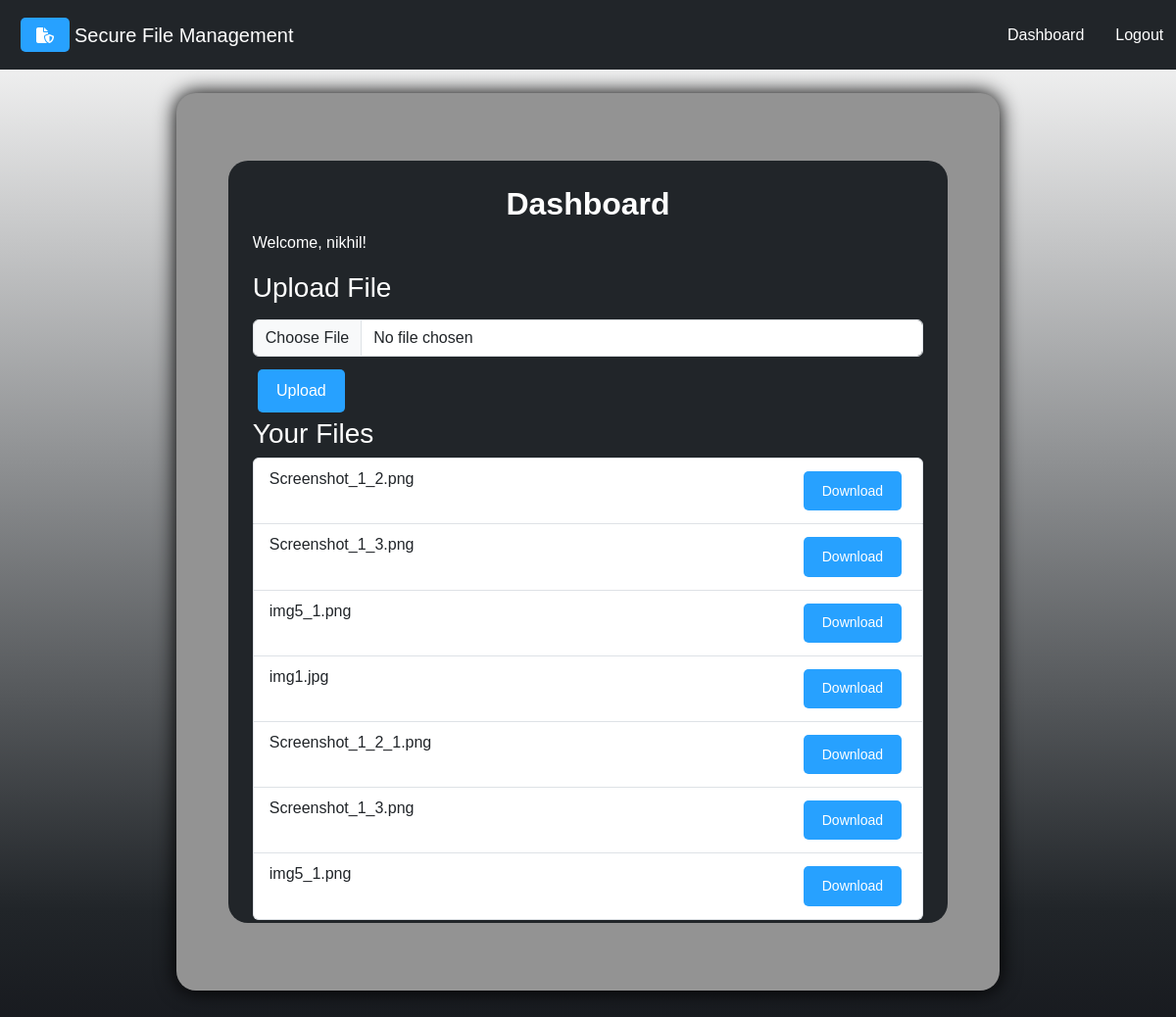
The page /dashboard (signed in) on the database its author committed.
### models.py (models this page shows)
class User(db.Model, UserMixin):
    id = db.Column(db.Integer, primary_key=True)
    username = db.Column(db.String(100), unique=True, nullable=False)
    email = db.Column(db.String(100), unique=True, nullable=False)
    password = db.Column(db.String(100), nullable=False)

class File(db.Model):
    id = db.Column(db.Integer, primary_key=True)
    filename = db.Column(db.String(255), nullable=False)
    user_id = db.Column(
        db.Integer, db.ForeignKey("user.id", name="fk_file_user"), nullable=False
    )
    encrypted_filename = db.Column(db.String(255), nullable=False)
    upload_date = db.Column(db.DateTime, default=lambda: datetime.now(timezone.utc))
    token = db.Column(
        db.String(64), unique=True, nullable=True
    )  # Unique token for access
    token_expiration = db.Column(
        db.DateTime(timezone=True), nullable=True
    )  # ✅ Fixed (Aware)

### app.py (the view)
@app.route("/dashboard")
@login_required
def dashboard():
    files = File.query.filter_by(user_id=current_user.id).all()
    return render_template("dashboard.html", files=files)

### app.py (called while the page is built)
@login_manager.user_loader
def load_user(user_id):
    return User.query.get(int(user_id))

### templates/dashboard.html (shortened to what this page needs)
{% extends 'base.html' %}
{% block navbar %}
<nav class="navbar navbar-expand-lg navbar-dark bg-dark">
    <a class="navbar-brand" href="{{ url_for('index') }}">
        <i class="fa-solid fa-file-shield btn btn-danger text-white px-3"></i> Secure File Management
    </a>
     <a style="    margin-left: 65%;" href="{{ url_for('dashboard') }}">Dashboard</a>
                    <a  href="{{ url_for('logout') }}">Logout</a>
</nav>
{% endblock %}
{% block content %}
<div class="dashboard-container">
    <h2>Dashboard</h2>
    <p>Welcome, {{ current_user.username }}!</p>
    <h3>Upload File</h3>
    <form action="{{ url_for('upload_file') }}" method="POST" enctype="multipart/form-data">
        <input type="file" name="file" class="form-control mb-2">
        <button type="submit" class="btn btn-primary">Upload</button>
    </form>
    <h3>Your Files</h3>
    <ul class="list-group">
        {% for file in files %}
            <li class="list-group-item" style="display: flex; justify-content:space-between;">
                {{ file.filename }}
                <a href="{{ url_for('download_file', file_id=file.id) }}" class="btn btn-sm btn-success">Download</a>
            </li>
        {% endfor %}
    </ul>
</div>
{% endblock %}

### static/style.css (style rules this page uses)
* { margin: 0; padding: 0; box-sizing: border-box; }
html, body { height: 100%; margin: 0; padding: 0; }
body { font-family: 'Arial', sans-serif; background: rgb(3, 2, 9); background: linear-gradient(0deg, rgba(3, 2, 9, 1) 0%, rgba(33, 37, 41, 1) 29%, rgba(252, 252, 252, 1) 99%, rgba(255, 255, 255, 1) 100%); color: #333; line-height: 1.6; height: 100%; }
.dashboard-container { width: 90%; flex-direction: column; background-color: #212529; color: white; overflow: scroll; height: 85%; padding: 25px; border-radius: 20px; }
.dashboard-container h2 { text-align: center; font-weight: 600; }
nav { background-color: #333; }
nav a { color: white; text-decoration: none; padding: 0.5rem 1rem; display: flex; justify-content: space-between; align-items: center; width: 18%; }
button, .btn { display: inline-block; padding: 0.6rem 1.2rem; color: white; background-color: #27a1ff; border: none; border-radius: 5px; margin: 5px; }
form { margin-top: 1rem; }
form input, form textarea, form select { width: calc(100% - .5rem); padding: .5rem .25rem; }

### rows shown on the page
User: username "nikhil"
File: filename "Screenshot_1_2.png"
File: filename "Screenshot_1_3.png"
File: filename "img5_1.png"
File: filename "img1.jpg"
File: filename "Screenshot_1_2_1.png"
File: filename "Screenshot_1_3.png"
File: filename "img5_1.png"
